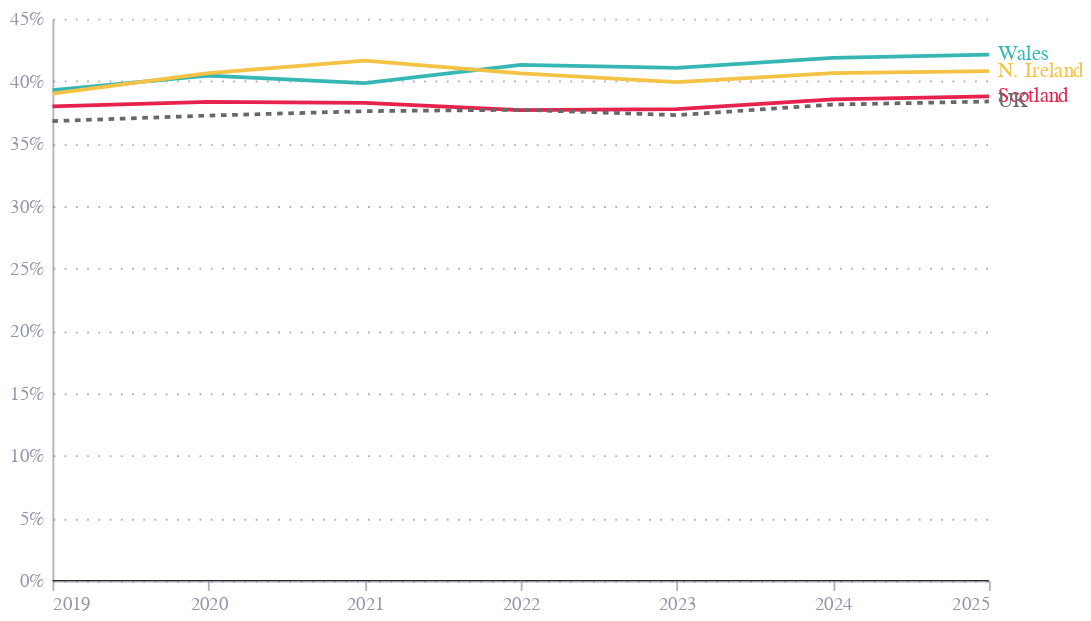

The code cell stored with this chart in its notebook:
### Markdown cell above
# Fig 6 - alt 2

### Code cell
df = pd.read_excel("cleaned.xlsx", sheet_name="fig6")
df['series'] = np.where(df['series'] == 'UK avg.', 'UK', df['series'])
df['series'] = np.where(df['series'] == 'N Ireland', 'N. Ireland', df['series'])


height = 300
width = 500

df['label'] = np.where(df['date_label'] == '2025-26', df['series'], '')
df['value'] = df['value'] / 100

base = alt.Chart(df).encode(
    x=alt.X("date:T"),
    y=alt.Y("value:Q", title="", axis=alt.Axis(format='%')),
    color=alt.Color("series:N", legend=None, scale=alt.Scale(domain=['Wales', 'Scotland', 'N. Ireland', 'UK'], range=["#36B7B4","hsl(347, 79.70%, 51.80%)","#F4C245", 'hsl(347, 0%, 40.80%)'])),
)

dy_offsets = {
    "Wales": 0,
    "Scotland": 0,
    "N. Ireland": 0,
    "England": 0,
}

lines = base.mark_line().encode(
    strokeDash=alt.condition(
        alt.datum.series == 'UK',
        alt.value([3, 3]),
        alt.value([0])
    ),
)

end_labels = base.mark_text(align='left',
                             dy=alt.expr(json.dumps(dy_offsets).replace('"', "'")+ '[datum.series]'),
                             dx=5).encode(
    text='label'
)

zero_line = alt.Chart(pd.DataFrame({'y': [0]})).mark_rule(color='black', size=0.5).encode(y='y')

# shade 2024-04-01 onwards as a forecast
forecast = alt.Chart(pd.DataFrame({'start': ['2024-04-01'], 'end': ['2025-10-01']})).mark_rect(opacity=0.05).encode(
    x='start:T',
    x2='end:T',
    color=alt.value('black'),
    y=alt.value(0),
    y2=alt.value(height)
)

forecase_label = alt.Chart(pd.DataFrame({'x': ['2024-04-01'], 'y': [0.5], 'text': ['Forecast']})).mark_text(
    align='left',
    opacity=0.8
).encode(
    x='x:T',
    y=alt.value(-5),
    text='text'
)

forecast_rule = alt.Chart(pd.DataFrame({'x': ['2024-04-01']})).mark_rule(color='black', opacity=0.35).encode(x='x:T')


chart = (zero_line + lines + end_labels )

chart = chart.properties(
    width=width,
    height=height,
)

chart

### Figure 1 — Vega-Lite specification as saved in the notebook (floating-point values rounded to 4 significant figures)
{"config": {"font": "Circular Std", "mark": {"line": {"interpolate": "monotone"}}, "view": {"stroke": "transparent", "width": 400, "height": 300}, "range": {"category": ["#36B7B4", "#E6224B", "#F4C245", "#0063AF", "#00A767", "#179FDB", "#EB5C2E"], "diverging": ["#E6224B", "#E54753", "#C9C9C9", "#179FDB", "#122B39"], "heatmap": ["#C9C9C9", "#179FDB", "#0063AF", "#122B39"], "ordinal": ["#00A767", "#36B7B4", "#179FDB", "#0063AF", "#243B5A"]}, "axisX": {"domainColor": "#676A86", "domainOpacity": 0.5, "grid": false, "labelAngle": 0, "labelColor": "#676A86", "labelOpacity": 0.7, "orient": "bottom", "tickColor": "#676A86", "tickCount": 10, "tickOpacity": 0.5, "title": false, "titleAlign": "center", "titleAnchor": "middle", "titleColor": "#676A86", "titleFontSize": 12, "titleOpacity": 0.8, "titleY": -15}, "axisY": {"domainColor": "#676A86", "domainOpacity": 0.5, "gridColor": "#676A86", "gridDash": [1, 5], "gridOpacity": 0.5, "labelColor": "#676A86", "labelOpacity": 0.7, "labelPadding": 5, "tickColor": "#676A86", "tickCount": 8, "tickOpacity": 0.5, "ticks": false, "titleAlign": "left", "titleAngle": 0, "titleBaseline": "bottom", "titleColor": "#676A86", "titleFontSize": 12, "titleOpacity": 0.8, "titleX": 0, "titleY": -7}}, "layer": [{"data": {"name": "data-06fd9f850666401b4599de5588b60692"}, "mark": {"type": "rule", "color": "black", "size": 0.5}, "encoding": {"y": {"field": "y", "type": "quantitative"}}}, {"data": {"name": "data-a42fad197ba2fe5c3742598baf6ac89d"}, "mark": {"type": "line"}, "encoding": {"color": {"field": "series", "legend": null, "scale": {"domain": ["Wales", "Scotland", "N. Ireland", "UK"], "range": ["#36B7B4", "hsl(347, 79.70%, 51.80%)", "#F4C245", "hsl(347, 0%, 40.80%)"]}, "type": "nominal"}, "strokeDash": {"condition": {"test": "(datum.series === 'UK')", "value": [3, 3]}, "value": [0]}, "x": {"field": "date", "type": "temporal"}, "y": {"axis": {"format": "%"}, "field": "value", "title": "", "type": "quantitative"}}}, {"data": {"name": "data-a42fad197ba2fe5c3742598baf6ac89d"}, "mark": {"type": "text", "align": "left", "dx": 5, "dy": {"expr": "{'Wales': 0, 'Scotland': 0, 'N. Ireland': 0, 'England': 0}[datum.series]"}}, "encoding": {"color": {"field": "series", "legend": null, "scale": {"domain": ["Wales", "Scotland", "N. Ireland", "UK"], "range": ["#36B7B4", "hsl(347, 79.70%, 51.80%)", "#F4C245", "hsl(347, 0%, 40.80%)"]}, "type": "nominal"}, "text": {"field": "label", "type": "nominal"}, "x": {"field": "date", "type": "temporal"}, "y": {"axis": {"format": "%"}, "field": "value", "title": "", "type": "quantitative"}}}], "height": 300, "width": 500, "$schema": "https://vega.github.io/schema/vega-lite/v5.8.0.json", "datasets": {"data-06fd9f850666401b4599de5588b60692": [{"y": 0}], "data-a42fad197ba2fe5c3742598baf6ac89d": [{"date": "2019-01-01T00:00:00", "date_label": "2019-20", "series": "Wales", "value": 0.3927, "label": ""}, {"date": "2020-01-01T00:00:00", "date_label": "2020-21", "series": "Wales", "value": 0.4045, "label": ""}, {"date": "2021-01-01T00:00:00", "date_label": "2021-22", "series": "Wales", "value": 0.3984, "label": ""}, {"date": "2022-01-01T00:00:00", "date_label": "2022-23", "series": "Wales", "value": 0.413, "label": ""}, {"date": "2023-01-01T00:00:00", "date_label": "2023-24", "series": "Wales", "value": 0.4107, "label": ""}, {"date": "2024-01-01T00:00:00", "date_label": "2023-25", "series": "Wales", "value": 0.4187, "label": ""}, {"date": "2025-01-01T00:00:00", "date_label": "2025-26", "series": "Wales", "value": 0.4213, "label": "Wales"}, {"date": "2019-01-01T00:00:00", "date_label": "2019-20", "series": "Scotland", "value": 0.3797, "label": ""}, {"date": "2020-01-01T00:00:00", "date_label": "2020-21", "series": "Scotland", "value": 0.3835, "label": ""}, {"date": "2021-01-01T00:00:00", "date_label": "2021-22", "series": "Scotland", "value": 0.3826, "label": ""}, {"date": "2022-01-01T00:00:00", "date_label": "2022-23", "series": "Scotland", "value": 0.3768, "label": ""}, {"date": "2023-01-01T00:00:00", "date_label": "2023-24", "series": "Scotland", "value": 0.3776, "label": ""}, {"date": "2024-01-01T00:00:00", "date_label": "2023-25", "series": "Scotland", "value": 0.3854, "label": ""}, {"date": "2025-01-01T00:00:00", "date_label": "2025-26", "series": "Scotland", "value": 0.3878, "label": "Scotland"}, {"date": "2019-01-01T00:00:00", "date_label": "2019-20", "series": "N. Ireland", "value": 0.3901, "label": ""}, {"date": "2020-01-01T00:00:00", "date_label": "2020-21", "series": "N. Ireland", "value": 0.4064, "label": ""}, {"date": "2021-01-01T00:00:00", "date_label": "2021-22", "series": "N. Ireland", "value": 0.4164, "label": ""}, {"date": "2022-01-01T00:00:00", "date_label": "2022-23", "series": "N. Ireland", "value": 0.4062, "label": ""}, {"date": "2023-01-01T00:00:00", "date_label": "2023-24", "series": "N. Ireland", "value": 0.3992, "label": ""}, {"date": "2024-01-01T00:00:00", "date_label": "2023-25", "series": "N. Ireland", "value": 0.4064, "label": ""}, {"date": "2025-01-01T00:00:00", "date_label": "2025-26", "series": "N. Ireland", "value": 0.408, "label": "N. Ireland"}, {"date": "2019-01-01T00:00:00", "date_label": "2019-20", "series": "UK", "value": 0.368, "label": ""}, {"date": "2020-01-01T00:00:00", "date_label": "2020-21", "series": "UK", "value": 0.3724, "label": ""}, {"date": "2021-01-01T00:00:00", "date_label": "2021-22", "series": "UK", "value": 0.376, "label": ""}, {"date": "2022-01-01T00:00:00", "date_label": "2022-23", "series": "UK", "value": 0.3771, "label": ""}, {"date": "2023-01-01T00:00:00", "date_label": "2023-24", "series": "UK", "value": 0.3728, "label": ""}, {"date": "2024-01-01T00:00:00", "date_label": "2023-25", "series": "UK", "value": 0.3812, "label": ""}, {"date": "2025-01-01T00:00:00", "date_label": "2025-26", "series": "UK", "value": 0.3837, "label": "UK"}]}}
